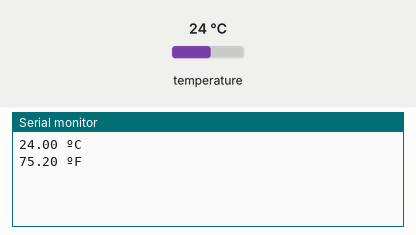
Simulated run of this sketch. Board: Arduino Uno, built with avr-gcc and run on an emulated ATmega328P. Shown: the last lines printed to the serial monitor. The test bench sets the inputs (shaded band); at power-on: temperature 24 °C.

Above: at 1.5 s.
1.6 s: temperature set to 12 °C
At 3.2 s:
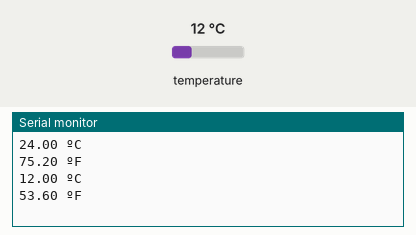
3.7 s: temperature set to 19 °C
At 4.9 s:
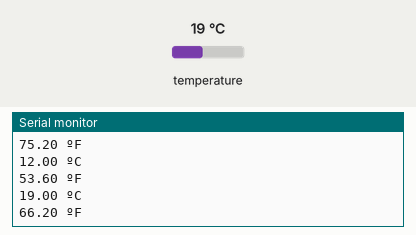
Timing chart, 0 to 6.7 s (numbered marks = the images above; inputs shaded):
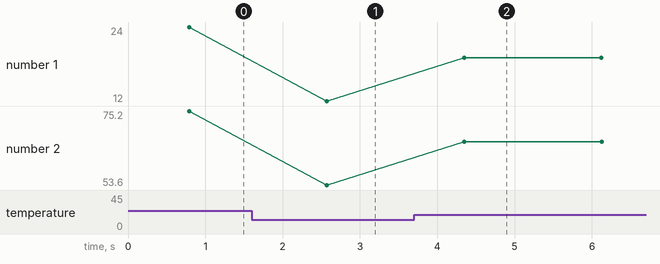

Measured:
- after the input at 1.6 s, the serial monitor: prints a new line after 0.97 s (image 1)
- after the input at 3.7 s, the serial monitor: prints a new line after 0.65 s (image 2)
- plotted number 1: 24 → 12 after the input at 1.6 s, 12 → 19 after the input at 3.7 s
- plotted number 2: 75.2 → 53.6 after the input at 1.6 s, 53.6 → 66.2 after the input at 3.7 s

The sketch:

single_sensor_DS18B20.ino
```cpp
/*********
  Rui Santos
  Complete project details at https://RandomNerdTutorials.com
*********/

#include <OneWire.h>
#include <DallasTemperature.h>

// GPIO where the DS18B20 is connected to
const int oneWireBus = 4;

// Setup a oneWire instance to communicate with any OneWire devices
OneWire oneWire(oneWireBus);

// Pass our oneWire reference to Dallas Temperature sensor
DallasTemperature sensors(&oneWire);

void setup() {
  // Start the Serial Monitor
  Serial.begin(115200);
  // Start the DS18B20 sensor
  sensors.begin();
}

void loop() {
  sensors.requestTemperatures();
  float temperatureC = sensors.getTempCByIndex(0);
  float temperatureF = sensors.getTempFByIndex(0);
  Serial.print(temperatureC);
  Serial.println(" ºC");
  Serial.print(temperatureF);
  Serial.println(" ºF");
  delay(1000);
}
```
